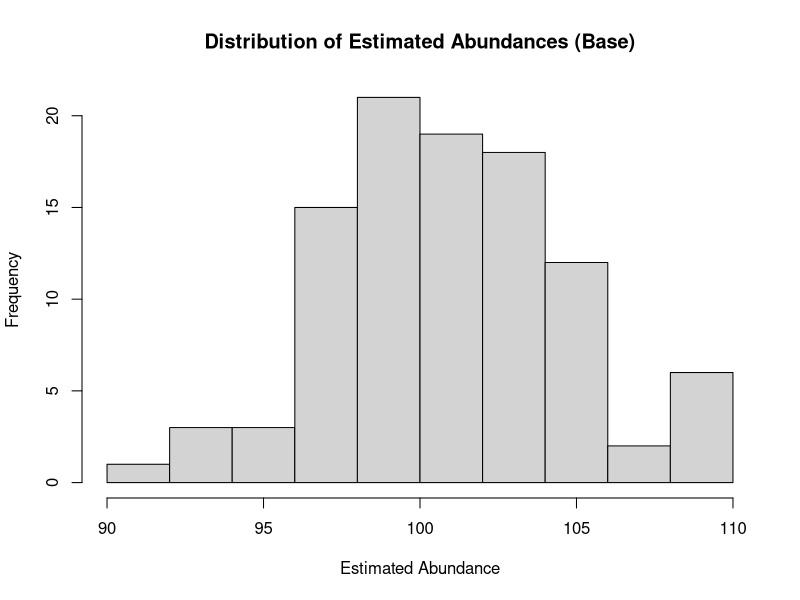
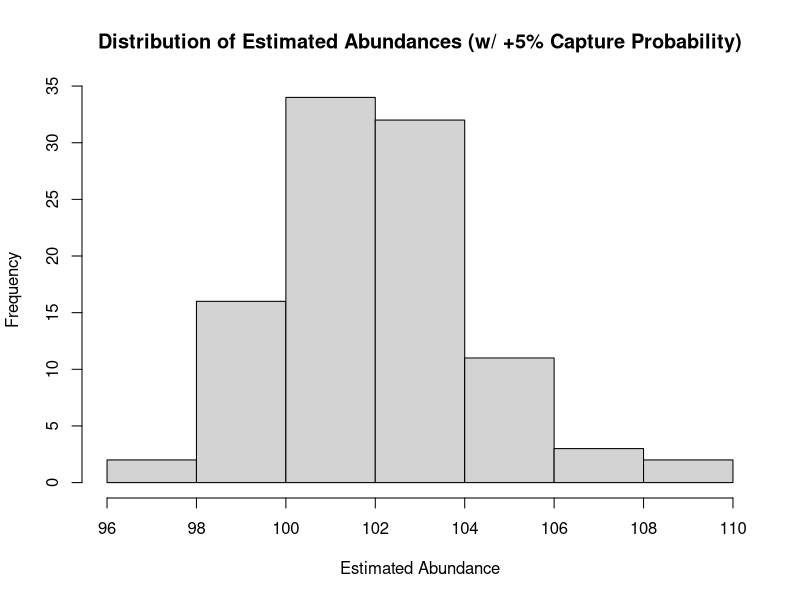
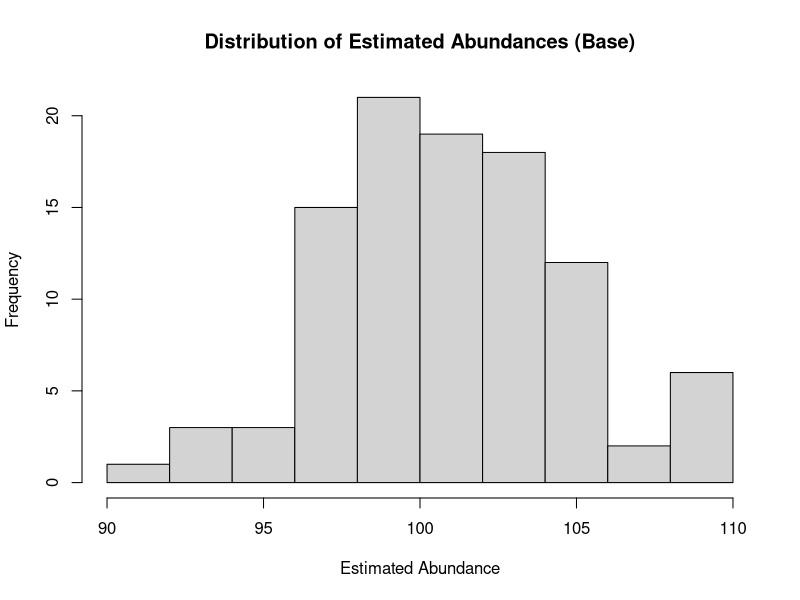
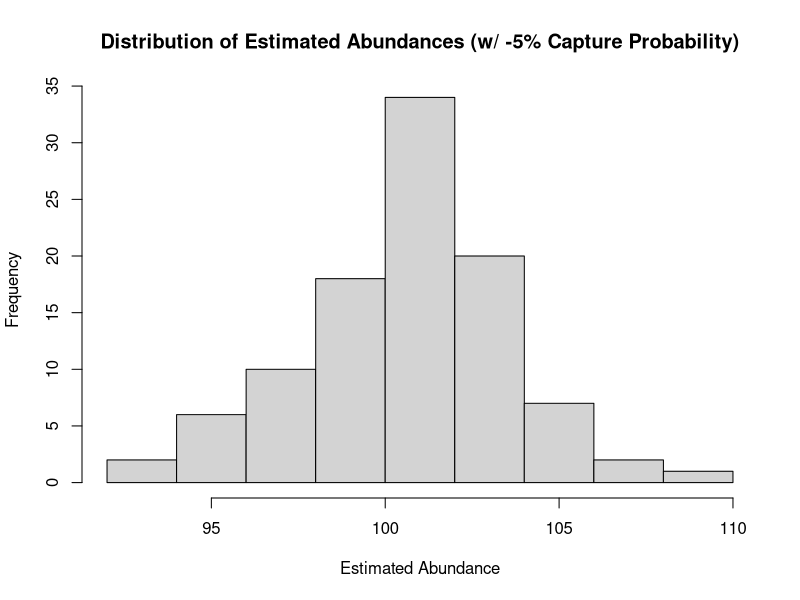
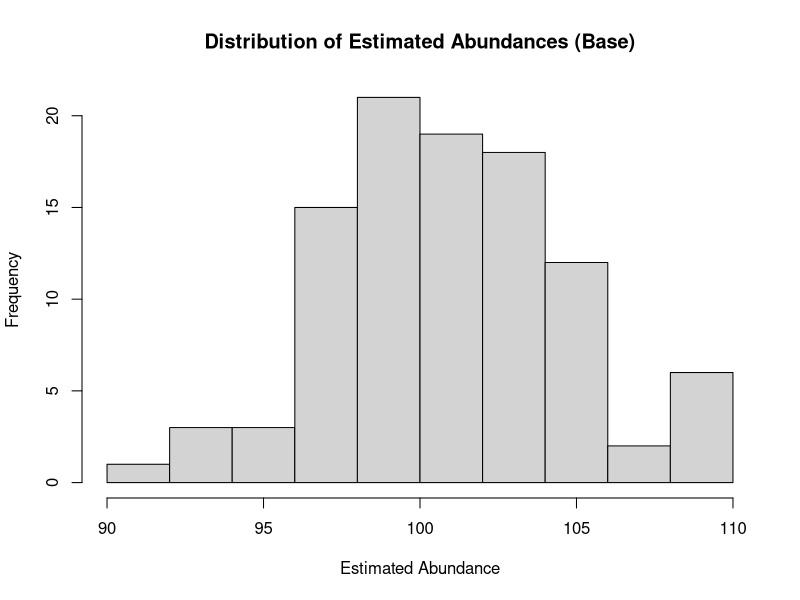
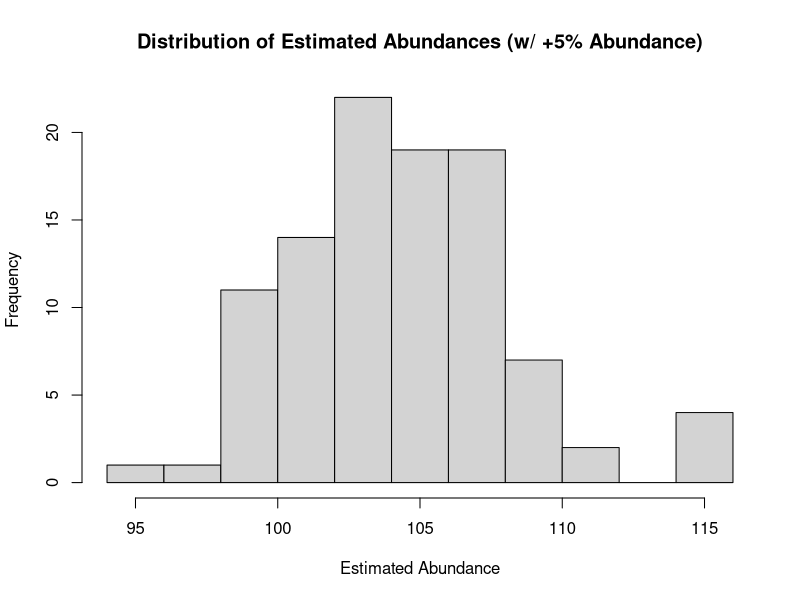
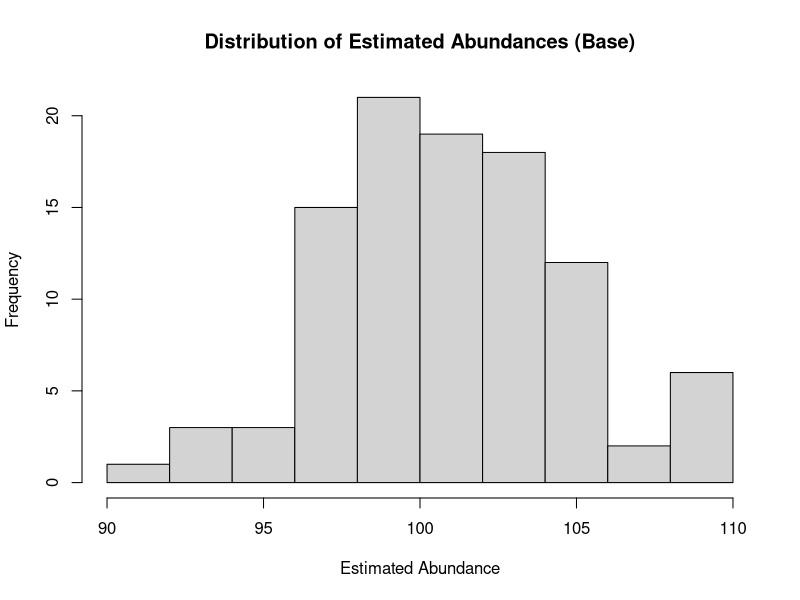
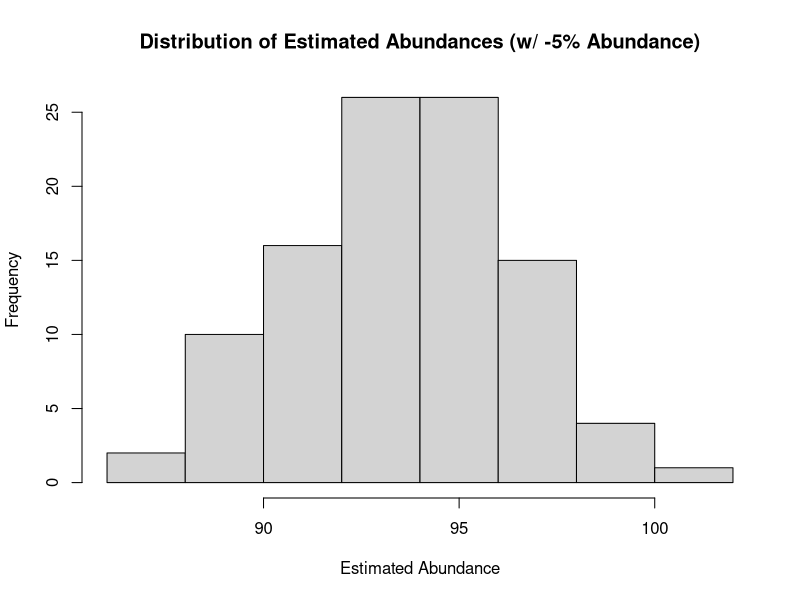

These figures' R source, in order:
## ---- chunk 1
knitr::opts_chunk$set(echo = TRUE)
## ---- chunk 2
"Base" <- function(N_0 = 100, p = 0.5) {
    C_t <- vector()
    N_t <- vector()
    K_t <- vector()
    K_t[1] <- 0
    N_t[1] <- N_0
    for(t in 1:5){
        C_t[t] <- rbinom(n = 1, size = N_t[t], prob = p)
        K_t[t+1] <- K_t[t] + C_t[t]
        N_t[t+1] <- N_t[t] - C_t[t]
    }
    lin_est <- lm(C_t~K_t[1:5])
    N_0_hat <- lin_est$coef[1]/-lin_est$coef[2]
    return(N_0_hat)
}
## ---- chunk 3
  "P_Pos" <- function(N_0 = 100, p = 0.5, delta_p = 0.05) {
    C_t <- vector()
    N_t <- vector()
    K_t <- vector()
    K_t[1] <- 0
    N_t[1] <- N_0
    for(t in 1:5){
        C_t[t] <- rbinom(n = 1, size = N_t[t], prob = p)
        K_t[t+1] <- K_t[t] + C_t[t]
        N_t[t+1] <- N_t[t] - C_t[t]
        p <- p * (1 + delta_p)  
    }
    lin_est <- lm(C_t~K_t[1:5])
    N_0_hat <- lin_est$coef[1]/-lin_est$coef[2]
    return(N_0_hat)
}
## ---- chunk 4
"P_Neg" <- function(N_0 = 100, p = 0.5, delta_p = -0.05) {
    C_t <- vector()
    N_t <- vector()
    K_t <- vector()
    K_t[1] <- 0
    N_t[1] <- N_0
    for(t in 1:5){
        C_t[t] <- rbinom(n = 1, size = N_t[t], prob = p)
        K_t[t+1] <- K_t[t] + C_t[t]
        N_t[t+1] <- N_t[t] - C_t[t]
    }
    lin_est <- lm(C_t~K_t[1:5])
    N_0_hat <- lin_est$coef[1]/-lin_est$coef[2]
    return(N_0_hat)
    
}
## ---- chunk 5
"A_Pos" <- function(N_0 = 100, p = 0.5, delta_N = 0.05) {
    C_t <- vector()
    N_t <- vector()
    K_t <- vector()
    K_t[1] <- 0
    N_t[1] <- N_0
    for(t in 1:5){
        C_t[t] <- rbinom(n = 1, size = N_t[t], prob = p)
        K_t[t+1] <- K_t[t] + C_t[t]
        N_t[t+1] <- N_t[t] - C_t[t]
        N_t[t+1] <- as.integer(N_t[t+1] * (1 + delta_N)) 
    }
    lin_est <- lm(C_t~K_t[1:5])
    N_0_hat <- lin_est$coef[1]/-lin_est$coef[2]
    return(N_0_hat)
}
## ---- chunk 6
"A_Neg" <- function(N_0 = 100, p = 0.5, delta_N = -0.05) {
    C_t <- vector()
    N_t <- vector()
    K_t <- vector()
    K_t[1] <- 0
    N_t[1] <- N_0
    for(t in 1:5){
        C_t[t] <- rbinom(n = 1, size = N_t[t], prob = p)
        K_t[t+1] <- K_t[t] + C_t[t]
        N_t[t+1] <- N_t[t] - C_t[t]
        N_t[t+1] <- as.integer(N_t[t+1] * (1 + delta_N)) 
    }
    lin_est <- lm(C_t~K_t[1:5])
    N_0_hat <- lin_est$coef[1]/-lin_est$coef[2]
    return(N_0_hat)
}
## ---- chunk 7
Base_Results <- replicate(100, Base(N_0 = 100, p = 0.5))
P_Pos_Results <- replicate(100, P_Pos(N_0 = 100, p = 0.5, delta_p = 0.05))
P_Neg_Results <- replicate(100, P_Neg(N_0 = 100, p = 0.5, delta_p = -0.05))
A_Pos_Results <- replicate(100, A_Pos(N_0 = 100, p = 0.5, delta_N = 0.05))
A_Neg_Results <- replicate(100, A_Neg(N_0 = 100, p = 0.5, delta_N = -0.05))
## ---- chunk 8
hist(Base_Results, main = "Distribution of Estimated Abundances (Base)", xlab = "Estimated Abundance")
hist(P_Pos_Results, main = "Distribution of Estimated Abundances (w/ +5% Capture Probability)", xlab = "Estimated Abundance")
## ---- chunk 9
hist(Base_Results, main = "Distribution of Estimated Abundances (Base)", xlab = "Estimated Abundance")
hist(P_Neg_Results, main = "Distribution of Estimated Abundances (w/ -5% Capture Probability)", xlab = "Estimated Abundance")
## ---- chunk 10
hist(Base_Results, main = "Distribution of Estimated Abundances (Base)", xlab = "Estimated Abundance")
hist(A_Pos_Results, main = "Distribution of Estimated Abundances (w/ +5% Abundance)", xlab = "Estimated Abundance")
## ---- chunk 11
hist(Base_Results, main = "Distribution of Estimated Abundances (Base)", xlab = "Estimated Abundance")
hist(A_Neg_Results, main = "Distribution of Estimated Abundances (w/ -5% Abundance)", xlab = "Estimated Abundance")
